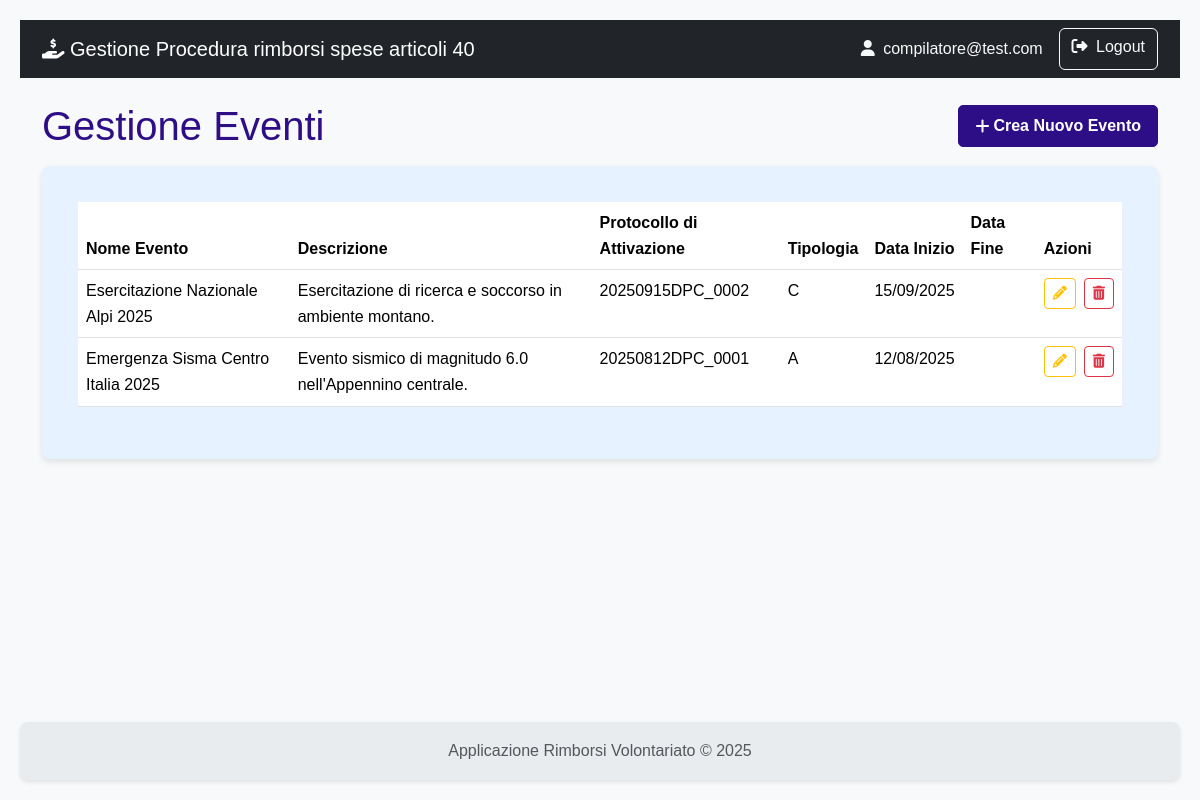
Before: /gestione_eventi (signed in) with the older database file.
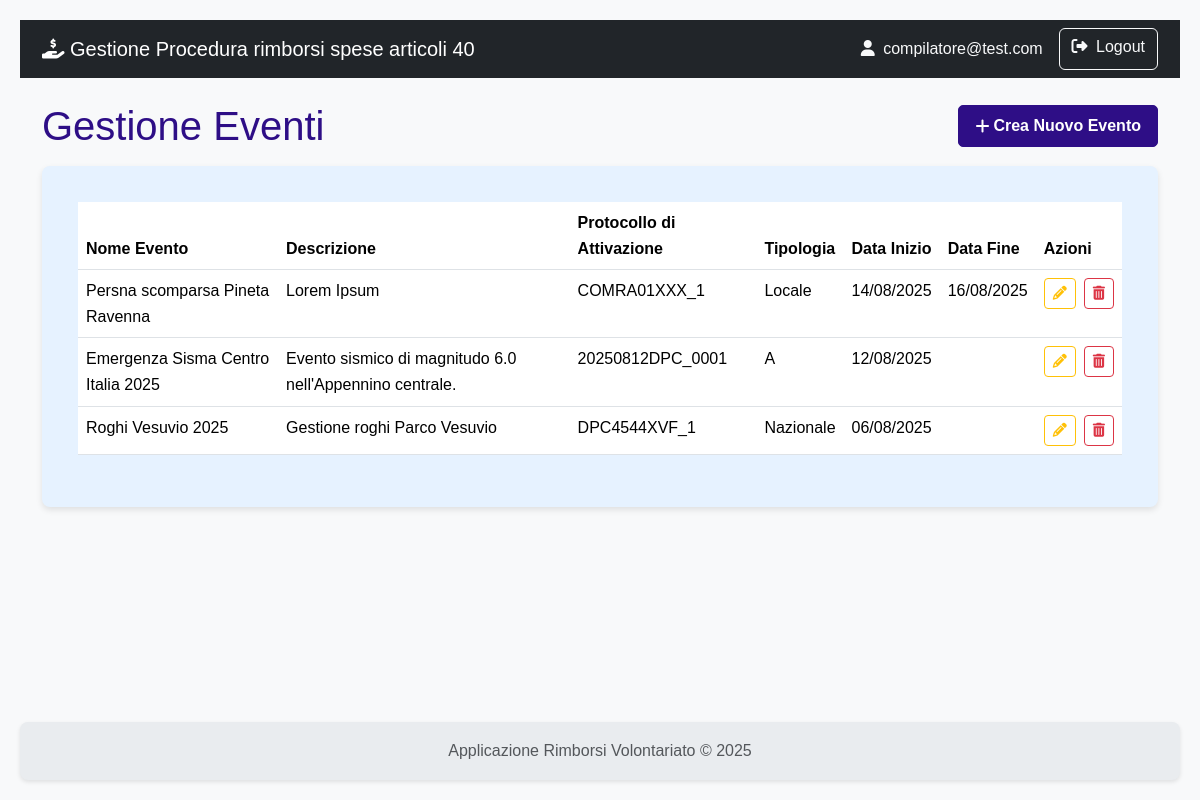
After: the same page with the newer database file.
### rimborsi/models.py (models this page shows)
class User(db.Model, UserMixin):
    id = db.Column(db.Integer, primary_key=True)
    username = db.Column(db.String(80), unique=True, nullable=False)
    email = db.Column(db.String(120), unique=True, nullable=False)
    password_hash = db.Column(db.String(120), nullable=False)
    role = db.Column(db.String(20), nullable=False)
    organizzazioni = db.relationship('Organizzazione', secondary=associazione_utente_organizzazione, back_populates='utenti_compilatori')

class Evento(db.Model):
    id = db.Column(db.Integer, primary_key=True)
    protocollo_attivazione = db.Column(db.String(50), unique=True)
    nome = db.Column(db.String(150), nullable=False)
    tipologia = db.Column(db.String(1), nullable=False)
    data_inizio = db.Column(db.Date)
    data_fine = db.Column(db.Date)
    descrizione = db.Column(db.Text)
    richieste = db.relationship('Richiesta', backref='evento', lazy=True)

### rimborsi/routes.py (the view)
@main.route('/gestione_eventi')
@login_required
def gestione_eventi():
    eventi = Evento.query.order_by(Evento.data_inizio.desc()).all()
    return render_template('gestione_eventi.html', eventi=eventi)

### rimborsi/templates/gestione_eventi.html (shortened to what this page needs)
{% extends 'base.html' %}
{% block content %}
    <div class="d-flex justify-content-between align-items-center mb-3">
        <h1 class="mb-0">Gestione Eventi</h1>
        <a href="{{ url_for('main.crea_evento') }}" class="btn btn-primary"><i class="fas fa-plus me-1"></i> Crea Nuovo Evento</a>
    </div>
    <div class="card shadow-sm">
        <div class="card-body">
            <table class="table table-hover">
                <thead>
                    <tr>
                        <th>Nome Evento</th>
                        <th>Descrizione</th>
                        <th>Protocollo di Attivazione</th>
                        <th>Tipologia</th>
                        <th>Data Inizio</th>
                        <th>Data Fine</th>
                        <th>Azioni</th>
                    </tr>
                </thead>
                   <tbody>
                    {% for evento in eventi %}
                    <tr>
                        <td>{{ evento.nome }}</td>
                        <td>{{ evento.descrizione }}</td>
                        <td>{{ evento.protocollo_attivazione }}</td>
                        <td>
                            {% if evento.tipologia == 'N' %}
                                Nazionale
                            {% elif evento.tipologia == 'R' %}
                                Regionale
                            {% elif evento.tipologia == 'P' %}
                                Provinciale
                            {% elif evento.tipologia == 'L' %}
                                Locale
                            {% else %}
                                {{ evento.tipologia }}
                            {% endif %}
                        </td>
                        <td>{{ evento.data_inizio.strftime('%d/%m/%Y') if evento.data_inizio else '' }}</td>
                        <td>{{ evento.data_fine.strftime('%d/%m/%Y') if evento.data_fine else '' }}</td>
                        <td>
                            <div class="d-flex gap-2">
                                <a href="{{ url_for('main.modifica_evento', evento_id=evento.id) }}" class="btn btn-outline-warning btn-sm" title="Modifica evento">
                                    <i class="fas fa-pencil-alt"></i>
                                </a>
                                <form action="{{ url_for('main.cancella_evento', evento_id=evento.id) }}" method="POST" style="display:inline;">
                                    <button type="submit" class="btn btn-outline-danger btn-sm" onclick="return confirm('Sei sicuro di voler eliminare questo evento?');" title="Elimina evento">
                                        <i class="fas fa-trash-alt"></i>
                                    </button>
                                </form>
                            </div>
                        </td>
                    </tr>
                    {% else %}
                    <tr>
                        <td colspan="7" class="text-center">Nessun evento trovato.</td>
                    </tr>
                    {% endfor %}
                </tbody>
            </table>
        </div>
    </div>
{% endblock %}

### rimborsi/templates/base.html (shortened to what this page needs)
<!doctype html>
<html lang="it" class="h-100">
<head>
    <link href="https://cdn.jsdelivr.net/npm/bootstrap@5.3.3/dist/css/bootstrap.min.css" rel="stylesheet" xintegrity="sha384-QWTKZyjpPEjISv5WaRU9OFeRpok6YctnYmDr5pNlyT2bRjXh0JMhjY6hW+ALEwIH">
    <link rel="stylesheet" href="https://cdnjs.cloudflare.com/ajax/libs/font-awesome/6.5.2/css/all.min.css" xintegrity="sha512-SnH5WK+bZxgPHs44uWIX+LLJAJ9/2PkPKZ5QiAj6Ta86w+fsb2TkcmfRyVX3pBnMFcV7oQPJkl9QevSCWr3W6A==" />
    <link rel="stylesheet" href="{{ url_for('static', filename='css/styles.css') }}">
</head>
<body>
    <nav class="navbar navbar-expand-lg navbar-dark bg-dark">
        <div class="container">
            <a class="navbar-brand" href="{{ url_for('main.index') }}">
                <i class="fas fa-hand-holding-dollar"></i>
                Gestione Procedura rimborsi spese articoli 40
            </a>
            <div class="collapse navbar-collapse" id="navbarNav">
                <div class="d-flex ms-auto">
                    {% if current_user.is_authenticated %}
                        <span class="navbar-text me-3 text-light">
                            <i class="fas fa-user me-1"></i> {{ current_user.email }}
                        </span>
                        <a href="{{ url_for('main.logout') }}" class="btn btn-outline-light">
                            <i class="fas fa-sign-out-alt me-1"></i> Logout
                        </a>
                    {% else %}
                        <a href="{{ url_for('main.registrati') }}" class="btn btn-outline-light me-2">Registrati</a>
                        <a href="{{ url_for('main.login') }}" class="btn btn-outline-light">Login</a>
                    {% endif %}
                </div>
            </div>
        </div>
    </nav>
    <main class="container my-4">
        {% block content %}{% endblock %}
    </main>
    <footer class="footer mt-auto py-3">
        <div class="container text-center">
            <span class="text-muted">Applicazione Rimborsi Volontariato &copy; 2025</span>
        </div>
    </footer>
</body>
</html>

### rimborsi/static/css/styles.css (style rules this page uses)
:root { --color-primary: #2e0e86; --color-primary-hover: #142fca; --color-text-light: #ffffff; --color-card-bg: #e6f2ff; --color-card-text: #00366d; --color-bg: #f4f4f4; --color-text-dark: #333; --color-link: #0055a4; --border-radius: 8px; --box-shadow: 0 2px 4px rgba(0, 0, 0, 0.1); --box-shadow-card: 0 3px 6px rgba(0, 0, 0, 0.1); --transition-standard: all 0.3s ease; }
body { font-family: Arial, sans-serif; background-color: var(--color-bg); color: var(--color-text-dark); margin: 0; padding: 20px; line-height: 1.6; }
h1, h2, h3, h4, h5, h6 { color: var(--color-primary); margin-top: 0; }
a { color: var(--color-link); text-decoration: none; }
.btn-primary { background-color: var(--color-primary) !important; border-color: var(--color-primary) !important; color: var(--color-text-light) !important; font-weight: bold !important; text-decoration: none !important; display: inline-flex !important; align-items: center !important; justify-content: center !important; padding: 0.5rem 1rem !important; border-radius: 5px !important; transition: var(--transition-standard) !important; cursor: pointer; }
.btn-primary i { margin-right: 0.25rem !important; }
.card { flex: 1; background-color: var(--color-card-bg); color: var(--color-card-text); border-radius: var(--border-radius); padding: 20px; box-shadow: var(--box-shadow-card); transition: transform 0.2s ease-in-out; border: none; }
.card-body i { transition: var(--transition-standard); }
.shadow-sm { box-shadow: var(--box-shadow-card) !important; }
.text-center { text-align: center; }
.footer { display: flex; justify-content: left; gap: 20px; background-color: var(--color-primary); padding: 15px 20px; border-radius: var(--border-radius); margin-top: 20px; box-shadow: var(--box-shadow); }

### rimborsi/templates/base.html (style rules this page uses)
body { display: flex; flex-direction: column; min-height: 100vh; background-color: #f8f9fa; }
main { flex: 1; }
.footer { background-color: #e9ecef; }

Changed rows visible on the page:
removed Evento: nome "Esercitazione Nazionale Alpi 2025", descrizione "Esercitazione di ricerca e soccorso in ambiente montano.", protocollo_attivazione "20250915DPC_0002", tipologia "C", data_inizio "15/09/2025"
added Evento: nome "Persna scomparsa Pineta Ravenna", descrizione "Lorem Ipsum", protocollo_attivazione "COMRA01XXX_1", tipologia "Locale", data_inizio "14/08/2025", data_fine "16/08/2025"
added Evento: nome "Roghi Vesuvio 2025", descrizione "Gestione roghi Parco Vesuvio", protocollo_attivazione "DPC4544XVF_1", tipologia "Nazionale", data_inizio "06/08/2025"
